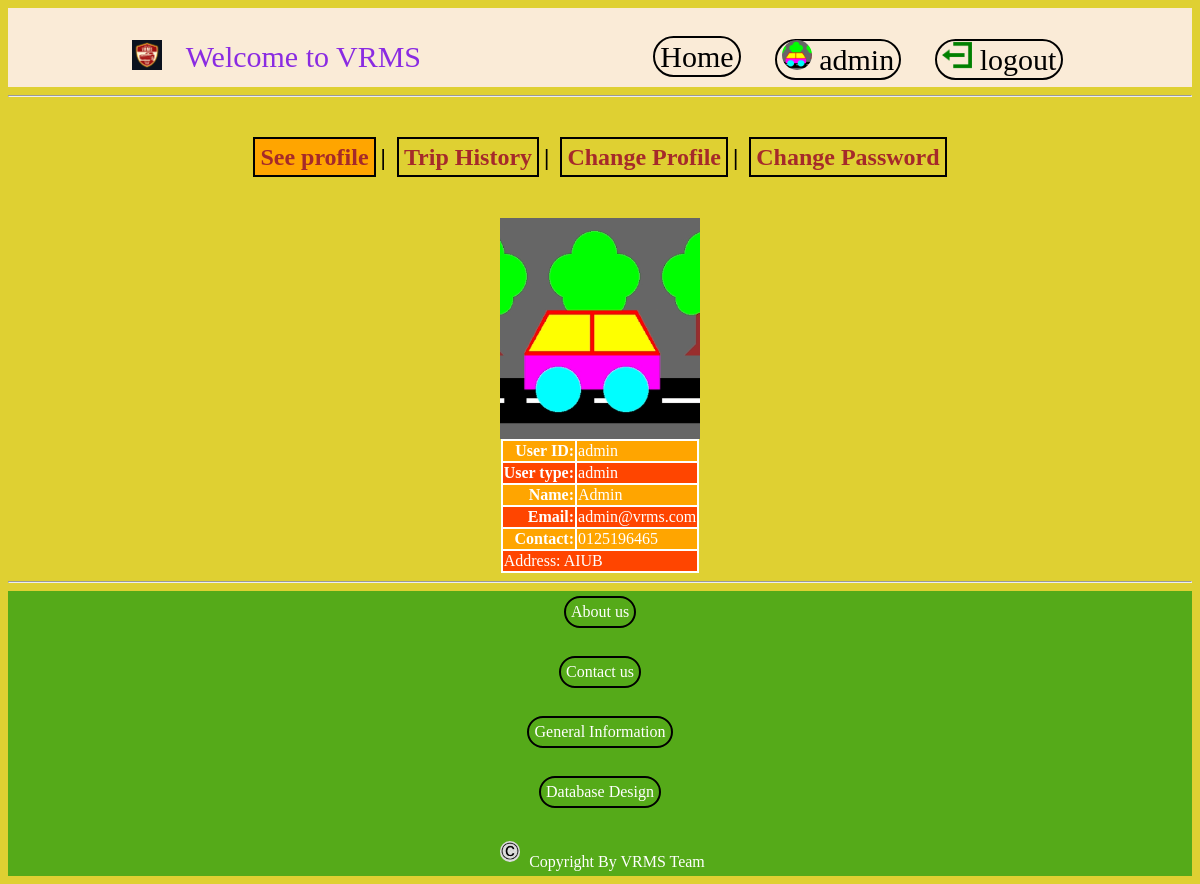
Screenshot of /view/profile.php (signed in) with the database file from the repository.
### tables this page shows
CREATE TABLE `users` (
  `userid` varchar(20) NOT NULL,
  `password` varchar(50) NOT NULL,
  `usertype` varchar(15) NOT NULL,
  `status` varchar(10) NOT NULL,
  `name` varchar(30) NOT NULL,
  `email` varchar(30) NOT NULL,
  `contact` varchar(20) NOT NULL,
  `adress` varchar(100) NOT NULL,
  `profile_image` varchar(30) NOT NULL DEFAULT 'VRMS.png'
);

### model/user_model.php (called while the page is built, shortened)
<?php
    function getProfileDetails($userid)
    {
        $conn = getconnection();
        $sql = "select * from users where userid='{$userid}'";
        $result = mysqli_query($conn, $sql);
        return $result;
    }
?>

### view/profile.php (the view, shortened to what this page needs)
<?php
    require_once "header.php";
    $message="";
?>
<!DOCTYPE html>
<html lang="en">
<head>
    <link rel="stylesheet" href="style.css">
</head>
<body>
    <center>
        <span style="color: red;"><?php echo $message;?></span><br>
        <h1>
            <?php
                require_once 'user_header.php';
                ?>
                <?php
                require_once '../model/user_model.php';
                $result = getProfileDetails($userid);
                if ($result)
                {
                    while ($row = $result->fetch_assoc())
                    {
                    ?>
                    <img src="<?php echo 'profile_image/'.$userimage;?>" alt="" width="200px"><br>
                    <table>
                        <tr>
                            <th align="right">User ID:</th>
                            <td align="left"><?php echo $row['userid'];?></td>
                        </tr>
                        <tr>
                            <th align="right">User type:</th>
                            <td align="left"><?php echo $row['usertype'];?></td>
                        </tr>
                        <tr>
                            <th align="right">Name:</th>
                            <td align="left"><?php echo $row['name'];?></td>
                        </tr>
                        <tr>
                            <th align="right">Email:</th>
                            <td align="left"><?php echo $row['email'];?></td>
                        </tr>
                        <tr>
                            <th align="right">Contact:</th>
                            <td align="left"><?php echo $row['contact'];?></td>
                        </tr>
                        <tr>
                            <td colspan="2">
                                Address: <?php echo $row['adress'];?>
                            </td>
                        </tr>
                    </table>
                    <?php
                    }
                }
                else
                {
                    ?>
                    <h1>Cant Find Trip ID: <?php echo $trip_id;?></h1>
                    <?php
                }
            ?>
        </h1>
    </center>
    <?php require_once 'footer.php'; ?>
</body>
</html>

### view/style.css (style rules this page uses)
* { align-items: center; }
body { background-color: rgb(223, 208, 50); align-items: center; }
table { border: 2px black solid ; border-collapse: collapse; }
table tr { background-color: orange; }
table tr:nth-child(even) { background-color: orangered; }
table td, th { border: 2px white solid; color: white; }

### rows the page displays
users: userid "admin", usertype "admin", name "Admin", email "admin@vrms.com", contact "0125196465", adress "AIUB"

### other values shown
$userid "admin"
